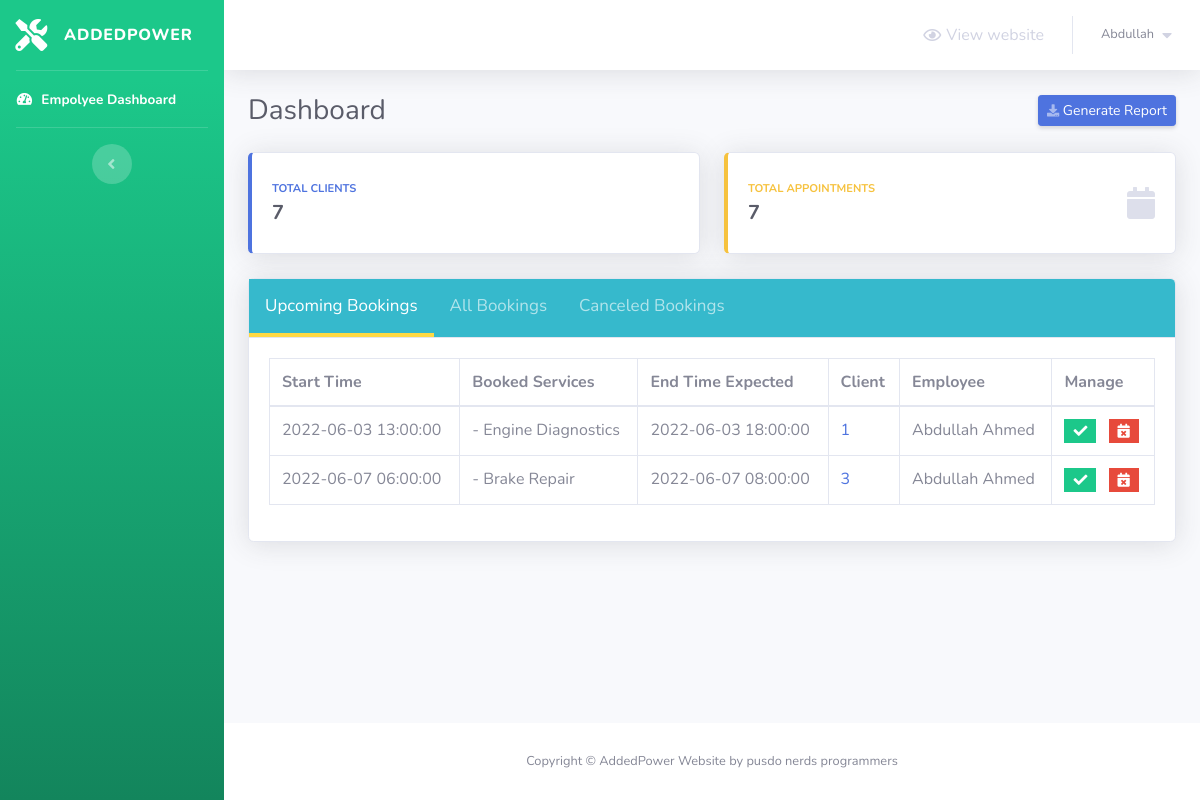
Page /admin/empDash.php (signed in) on the committed database.
### tables this page shows
CREATE TABLE `appointments` (
  `appointment_id` int(5) NOT NULL,
  `date_created` timestamp NOT NULL DEFAULT '0000-00-00 00:00:00',
  `client_id` int(5) NOT NULL,
  `employee_id` int(2) NOT NULL,
  `start_time` timestamp NOT NULL DEFAULT '0000-00-00 00:00:00',
  `end_time_expected` timestamp NOT NULL DEFAULT '0000-00-00 00:00:00',
  `canceled` tinyint(1) NOT NULL DEFAULT 0,
  `cancellation_reason` text DEFAULT NULL
);

CREATE TABLE `services` (
  `service_id` int(5) NOT NULL,
  `service_name` varchar(50) NOT NULL,
  `service_description` varchar(255) NOT NULL,
  `service_price` decimal(6,2) NOT NULL,
  `service_duration` int(5) NOT NULL,
  `category_id` int(2) NOT NULL
);

CREATE TABLE `clients` (
  `client_id` int(5) NOT NULL,
  `first_name` varchar(30) NOT NULL,
  `last_name` varchar(30) NOT NULL,
  `phone_number` varchar(30) NOT NULL,
  `client_email` varchar(50) NOT NULL
);

CREATE TABLE `employees` (
  `employee_id` int(2) NOT NULL,
  `first_name` varchar(20) NOT NULL,
  `last_name` varchar(20) NOT NULL,
  `phone_number` varchar(30) NOT NULL,
  `email` varchar(50) NOT NULL
);

### admin/Includes/functions/functions.php (called while the page is built, shortened)
<?php
    function countItems($item,$table)
	{
		global $con;
		$stat_ = $con->prepare("SELECT COUNT($item) FROM $table");
		$stat_->execute();
		return $stat_->fetchColumn();
	}

### admin/empDash.php (the view, shortened to what this page needs)
<?php
	if(isset($_SESSION['empUsername']) && isset($_SESSION['empPwd']))
	{
        include 'connect.php';
        include 'Includes/functions/functions.php';
        include 'Includes/templates/headerEmp.php';
?>
<!DOCTYPE html>
<html lang="en">
<head>
</head>
<body>
	<div class="container-fluid">
		<div class="d-sm-flex align-items-center justify-content-between mb-4">
			<h1 class="h3 mb-0 text-gray-800">Dashboard</h1>
			<a href="#" class="d-none d-sm-inline-block btn btn-sm btn-primary shadow-sm">
				<i class="fas fa-download fa-sm text-white-50"></i>
				Generate Report
			</a>
		</div>
		<div class="row">
			<div class="col-xl-6 col-md-6 mb-4">
				<div class="card border-left-primary shadow h-100 py-2">
					<div class="card-body">
				  		<div class="row no-gutters align-items-center">
							<div class="col mr-2">
					  			<div class="text-xs font-weight-bold text-primary text-uppercase mb-1">
					  				Total Clients
					  			</div>
					  			<div class="h5 mb-0 font-weight-bold text-gray-800"><?php echo countItems("employee_id","appointments")?></div>
							</div>
							<div class="col-auto">
					  			<i class="bs bs-boy fa-2x text-gray-300"></i>
							</div>
				  		</div>
					</div>
			  	</div>
			</div>
			<div class="col-xl-6 col-md-6 mb-4">
				<div class="card border-left-warning shadow h-100 py-2">
					<div class="card-body">
				  		<div class="row no-gutters align-items-center">
							<div class="col mr-2">
					  			<div class="text-xs font-weight-bold text-warning text-uppercase mb-1">
					  				Total Appointments
					  			</div>
					  			<div class="h5 mb-0 font-weight-bold text-gray-800"><?php echo countItems("appointment_id","appointments")?></div>
							</div>
							<div class="col-auto">
					  			<i class="fas fa-calendar fa-2x text-gray-300"></i>
							</div>
				 		</div>
					</div>
			  	</div>
			</div>
		</div>
        <div class="card shadow mb-4">
            <div class="card-header tab" style="padding: 0px !important;background: #36b9cc!important">
            	<button class="tablinks active" onclick="openTab(event, 'Upcoming')">
            		Upcoming Bookings
            	</button>
                <button class="tablinks" onclick="openTab(event, 'All')">
                	All Bookings
                </button>
                <button class="tablinks" onclick="openTab(event, 'Canceled')">
                	Canceled Bookings
                </button>
            </div>
            <div class="card-body">
            	<div class="table-responsive">
                	<table class="table table-bordered tabcontent" id="Upcoming" style="display:table" width="100%" cellspacing="0">
                  		<thead>
                                <tr>
                                    <th>
                                        Start Time
                                    </th>
                                    <th>
                                        Booked Services
                                    </th>
                                    <th>
                                        End Time Expected
                                    </th>
                                    <th>
                                        Client
                                    </th>
                                    <th>
                                        Employee
                                    </th>
                                    <th>
                                        Manage
                                    </th>
                                </tr>
                            </thead>
                            <tbody>
                                <?php
                                    $id = $_SESSION['empId'];
                                    $stmt = $con->prepare("SELECT *
                                                    FROM appointments a , clients c
                                                    where start_time >= ?
                                                    and a.client_id = c.client_id
                                                    and canceled = 0 and a.employee_id = $id
                                                    order by start_time;
                                                    ");
                                    $stmt->execute(array(date('Y-m-d H:i:s')));
                                    $rows = $stmt->fetchAll();
                                    $count = $stmt->rowCount();
                                    if($count == 0)
                                    {
                                        echo "<tr>";
                                            echo "<td colspan='5' style='text-align:center;'>";
                                                echo "List of your upcoming bookings will be presented here";
                                            echo "</td>";
                                        echo "</tr>";
                                    }
                                    else
                                    {
                                        foreach($rows as $row)
                                        {
                                            echo "<tr>";
                                                echo "<td>";
                                                    echo $row['start_time'];
                                                echo "</td>";
                                                echo "<td>";
                                                    $stmtServices = $con->prepare("SELECT service_name
                                                            from services s, services_booked sb
                                                            where s.service_id = sb.service_id
                                                            and appointment_id = ?");
                                                    $stmtServices->execute(array($row['appointment_id']));
                                                    $rowsServices = $stmtServices->fetchAll();
                                                    foreach($rowsServices as $rowsService)
                                                    {
                                                        echo "- ".$rowsService['service_name'];
                                                    }
                                                echo "</td>";
                                                echo "<td>";
                                                    echo $row['end_time_expected'];
                                                echo "</td>";
                                                echo "<td>";
                                                    echo "<a href = #>";
                                                        echo $row['client_id'];
                                                    echo "</a>";
                                                echo "</td>";
                                                echo "<td>";
                                                    $stmtEmployees = $con->prepare("SELECT first_name,last_name
                                                            from employees e, appointments a
                                                            where e.employee_id = a.employee_id
                                                            and a.appointment_id = ?");
                                                    $stmtEmployees->execute(array($row['appointment_id']));
                                                    $rowsEmployees = $stmtEmployees->fetchAll();
                                                    foreach($rowsEmployees as $rowsEmployee)
                                                    {
                                                        echo $rowsEmployee['first_name']." ".$rowsEmployee['last_name'];
                                                    }
                                                echo "</td>";
                                                echo "<td>";
                                                	$cancel_data = "cancel_appointment_".$row["appointment_id"];
                                                	$complete_data = "cancel_appointment_".$row["client_id"];
                                               		?>
                                               		<ul class="list-inline m-0">
                                                        <li class="list-inline-item" data-toggle="tooltip" title="Completed Appointment">
                                                            <button class="btn btn-success btn-sm rounded-0" type="button" data-toggle="modal" data-target="#<?php echo $complete_data; ?>" data-placement="top">
                                                                <i class="fas fa-check"></i>
                                                            </button>
                                                        </li>
                                                        <li class="list-inline-item" data-toggle="tooltip" title="Cancel Appointment">
                                                            <button class="btn btn-danger btn-sm rounded-0" type="button" data-toggle="modal" data-target="#<?php echo $cancel_data; ?>" data-placement="top">
                                                                <i class="fas fa-calendar-times"></i>
                                                            </button>
                                                        </li>
                                                    </ul>
                                               		<?php
                                                echo "</td>";
                                            echo "</tr>";
                                        }
                                    }
                                ?>
                            </tbody>
                	</table>
              	</div>
            </div>
        </div>
	</div>
</body>
</html>
<?php
		include 'Includes/templates/footer.php';
	}
	else
    {
    	header('Location: loginEmp.php');
        exit();
    }
?>

### admin/Design/css/main.css (style rules this page uses)
.tab button.active { color: #fff; border-bottom: 4px solid #ffd943; }
.tab button { background: inherit; color: #ffffff9c; float: left; border: none; outline: none; cursor: pointer; padding: 14px 16px; transition: 0.3s; font-size: 17px; border-bottom: 4px solid transparent; }
.tabcontent { display: none; }

### rows in the picture
appointments: start_time "2022-06-03 13:00:00", end_time_expected "2022-06-03 18:00:00", client.client_id "1"
services: service_name "Engine Diagnostics"
employees: first_name "Abdullah", last_name "Ahmed"
appointments: start_time "2022-06-07 06:00:00", end_time_expected "2022-06-07 08:00:00", client.client_id "3"
services: service_name "Brake Repair"

### other values in the picture
$_SESSION['first_name'] "Abdullah"
countItems("employee_id","appointments") "7"
countItems("appointment_id","appointments") "7"
